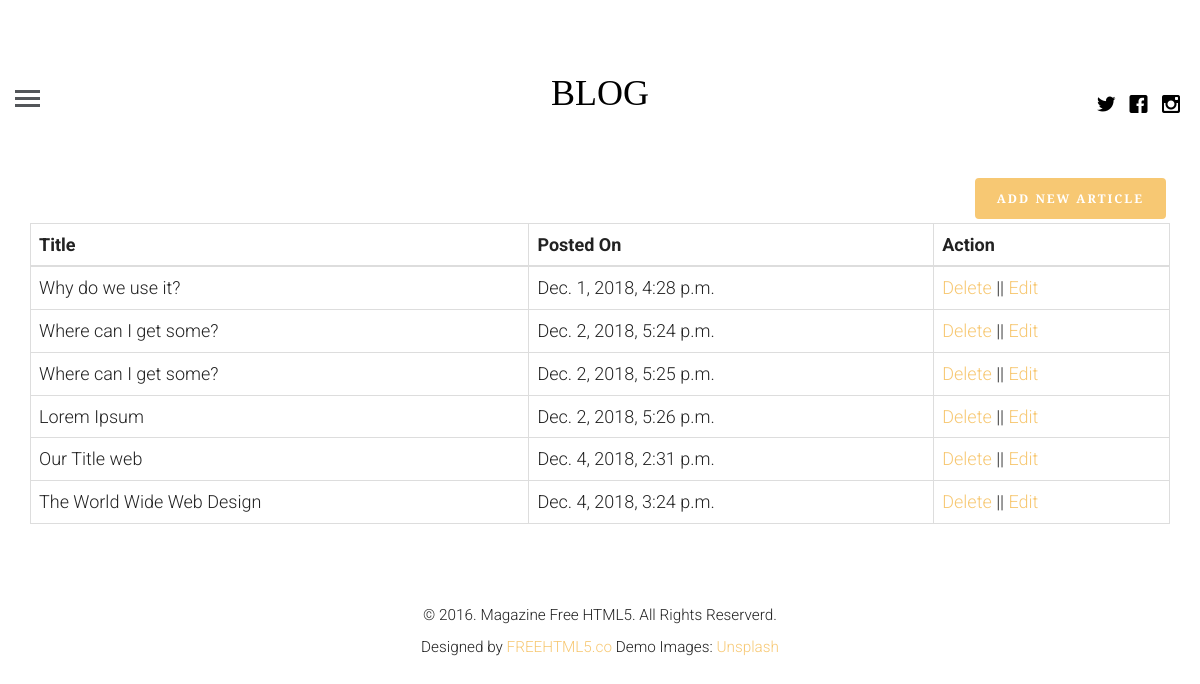
The app's page /profile (signed in) with its own data.
### blogapp/models.py (models this page shows, shortened)
class article(models.Model):
    article_author = models.ForeignKey(author, on_delete=models.CASCADE)
    title = models.CharField(max_length=200)
    body = models.TextField()
    image = models.FileField()
    posted_on = models.DateTimeField(auto_now=False, auto_now_add=True)
    updated_on = models.DateTimeField(auto_now=True, auto_now_add=False)
    category = models.ForeignKey(category, on_delete=models.CASCADE)

### blogapp/views.py (the view, shortened to what this page needs)
# urls.py: path('profile', views.getProfile, name="profile"),
def getProfile(request):
    if request.user.is_authenticated:
        user = get_object_or_404(User, id=request.user.id)
        author_profile = author.objects.filter(name=user.id)
        if author_profile:
           auth = get_object_or_404(author, name=request.user.id)
           posts = article.objects.filter(article_author=request.user.id)
           context = { 'posts': posts, 'auth': auth }
           return render(request, 'profile.html', context)
    else:
        return redirect('login')

### templates/profile.html (shortened to what this page needs)
{% extends 'base.html' %}
{% load static %}
{% block content %}
<div class="container table-responsive">
    <a href="{% url 'create' %}" class="btn btn-primary pull pull-right">Add New Article</a>
    <table class="table table-hover table-bordered">
        <thead>
        <tr>
            <th>Title</th>
            <th>Posted On</th>
            <th>Action</th>
        </tr>
        </thead>
        <tbody>
        {% for post in posts %}
            <tr>
                <td>{{ post.title }}</td>
                <td>{{ post.posted_on }}</td>
                <td><a href="{% url 'delete' id=post.id %}">Delete</a> || <a href="{% url 'update' id=post.id %}">Edit</a></td>
            </tr>
        {% endfor %}
        </tbody>
    </table>
</div>
{% endblock %}

### templates/base.html (shortened to what this page needs)
<!DOCTYPE html>
 <html class="no-js">
	<head>
	{% load static %}
	<link rel="stylesheet" href="{% static 'css/animate.css' %}">
	<link rel="stylesheet" href="{% static 'css/icomoon.css' %}">
	<link rel="stylesheet" href="{% static 'css/bootstrap.css' %}">
	<link rel="stylesheet" href="{% static 'css/style.css' %}">
	</head>
	<body>
	<header id="fh5co-header">
		<div class="container-fluid">
			<div class="row">
				<a href="#" class="js-fh5co-nav-toggle fh5co-nav-toggle"><i></i></a>
				<ul class="fh5co-social">
					<li><a href="#"><i class="icon-twitter"></i></a></li>
					<li><a href="#"><i class="icon-facebook"></i></a></li>
					<li><a href="#"><i class="icon-instagram"></i></a></li>
				</ul>
				<div class="col-lg-12 col-md-12 text-center">
					<h1 id="fh5co-logo"><a href="{% url 'index' %}">BLOG</a></h1>
				</div>
			</div>
		</div>
	</header>
	<div class="container-fluid">
		<div class="row fh5co-post-entry">
            {% block content %}{% endblock %}
        </div>
	</div>
	<footer id="fh5co-footer">
		<p><small>&copy; 2016. Magazine Free HTML5. All Rights Reserverd. <br> Designed by <a href="http://freehtml5.co" target="_blank">FREEHTML5.co</a>  Demo Images: <a href="http://unsplash.com/" target="_blank">Unsplash</a></small></p>
	</footer>
	</body>
</html>

### blogapp/static/css/icomoon.css (style rules this page uses)
[class^="icon-"], [class*=" icon-"] { font-family: 'icomoon' !important; speak: none; font-style: normal; font-weight: normal; font-variant: normal; text-transform: none; line-height: 1; -webkit-font-smoothing: antialiased; -moz-osx-font-smoothing: grayscale; }
.icon-facebook:before { content: "\ea67"; }
.icon-instagram:before { content: "\ea6f"; }
.icon-twitter:before { content: "\ea7c"; }

### blogapp/static/css/style.css (style rules this page uses)
html { background: #fff; }
body { font-family: "Roboto", arial, sans-serif; font-size: 18px; font-weight: 300; line-height: 1.8; color: #222; background: #fff; }
a { color: #f7c873; -webkit-transition: 0.5s; -o-transition: 0.5s; transition: 0.5s; }
h1, h2, h3, h4, h5, h6 { font-family: "Playfair Display", times, serif; color: #000; }
p { margin-bottom: 30px; }
.btn { margin-right: 4px; margin-bottom: 4px; font-family: "Playfair Display", times, serif; font-size: 12px; letter-spacing: 2px; text-transform: uppercase; font-weight: 700; -webkit-border-radius: 4px; -moz-border-radius: 4px; -ms-border-radius: 4px; border-radius: 4px; -webkit-transition: 0.5s; -o-transition: 0.5s; transition: 0.5s; }
.btn-primary { background: #f7c873; color: #fff; border: 2px solid #f7c873; }
#fh5co-header { padding: 3em 3em; float: left; width: 100%; }
@media screen and (max-width: 1200px) { #fh5co-header { padding-left: 15px; padding-right: 15px; } }
#fh5co-header .fh5co-nav-toggle { position: absolute; top: 4.2em; left: 3em; z-index: 99; }
@media screen and (max-width: 1200px) { #fh5co-header .fh5co-nav-toggle { top: 4em; left: 15px; } }
#fh5co-header .fh5co-social { position: absolute !important; right: 3em !important; top: 3.2em; z-index: 99; -webkit-transition: 0.5s; -o-transition: 0.5s; transition: 0.5s; }
@media screen and (max-width: 1200px) { #fh5co-header .fh5co-social { right: 15px !important; top: 3.2em; } }
#fh5co-header #fh5co-logo { text-align: center; }
#fh5co-header #fh5co-logo a { color: #000; }
.fh5co-social { padding: 0; margin: 30px 0 0 0; position: relative; }
.fh5co-social li { padding: 0; margin: 0; list-style: none; display: inline; }
.fh5co-social li a { font-size: 20px; padding: 4px; color: #000; }
#fh5co-footer { padding: 3em 0; text-align: center; }
.fh5co-nav-toggle { width: 25px; height: 25px; cursor: pointer; text-decoration: none; }
.fh5co-nav-toggle i { position: relative; display: -moz-inline-stack; display: inline-block; zoom: 1; *display: inline; width: 25px; height: 3px; color: #535659; font: bold 14px/.4 Helvetica; text-transform: uppercase; text-indent: -55px; background: #535659; transition: all .2s ease-out; }
.fh5co-nav-toggle i::before, .fh5co-nav-toggle i::after { content: ''; width: 25px; height: 3px; background: #535659; position: absolute; left: 0; -webkit-transition: 0.2s; -o-transition: 0.2s; transition: 0.2s; }
.fh5co-nav-toggle i::before { top: -7px; }
.fh5co-nav-toggle i::after { bottom: -7px; }
.fh5co-nav-toggle { position: absolute; top: 18px; left: 0; z-index: 21; padding: 6px 0 0 0; display: block; margin: 0 auto; display: block; height: 44px; width: 25px; border-bottom: none !important; }

### records on screen
article: title "Why do we use it?", posted_on "Dec. 1, 2018, 4:28 p.m."
article: title "Where can I get some?", posted_on "Dec. 2, 2018, 5:24 p.m."
article: title "Where can I get some?", posted_on "Dec. 2, 2018, 5:25 p.m."
article: title "Lorem Ipsum", posted_on "Dec. 2, 2018, 5:26 p.m."
article: title "Our Title web", posted_on "Dec. 4, 2018, 2:31 p.m."
article: title "The World Wide Web Design", posted_on "Dec. 4, 2018, 3:24 p.m."
